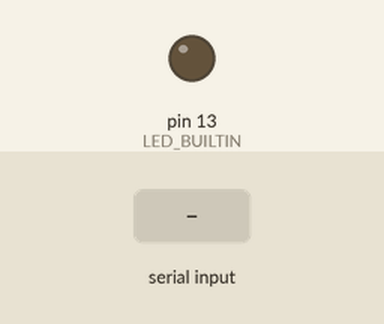
This sketch was run on a simulated Arduino Uno, built with avr-gcc and run on an emulated ATmega328P. Shown: output pins drawn as LEDs (lit = HIGH). The inputs (shaded band) are chosen by the test bench. What the sketch prints to the serial monitor is not drawn.

Above: at 2.2 s.
2.3 s: "1" received over Serial
At 3.6 s:
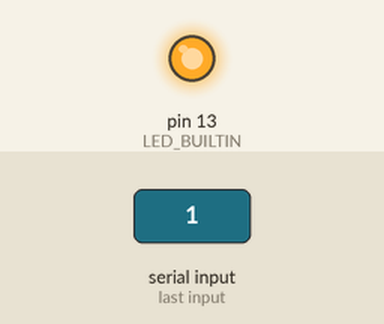
Timing chart, 0 to 5.3 s (numbered marks = the images above; inputs shaded):
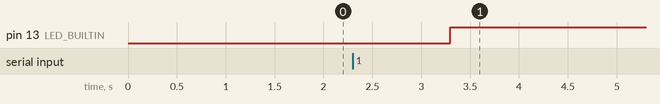

The sketch:

dht.ino
```cpp
#include <dht.h>
#define dht_dpin A0 	           //DHT 11 輸入類比Pin A0
dht DHT;

String a;
String Sch_no = "110";

void setup(){
  Serial.begin(9600);
  delay(300);                                            //Let system settle
  Serial.println("Humidity and temperature");
  delay(700);                       //Wait rest of 1000ms recommended delay before
  pinMode(LED_BUILTIN, OUTPUT);
}

void loop(){
  while(Serial.available()) {
    a = Serial.readString();// read the incoming data as string
    if (a == Sch_no) {
      DHT.read11(dht_dpin);
      Serial.print("Humidity = ");
      Serial.print(DHT.humidity);
      Serial.print("% ");
      Serial.print("temperature = ");
      Serial.print(DHT.temperature);
      Serial.println("C ");
      delay(1000);                                       //延遲1000ms
      digitalWrite(LED_BUILTIN, LOW);
    }
    else
      digitalWrite(LED_BUILTIN, HIGH);
  }
}
```

Measured:
- after the input at 2.3 s, pin 13 (LED_BUILTIN): LOW → HIGH after 1.0 s
